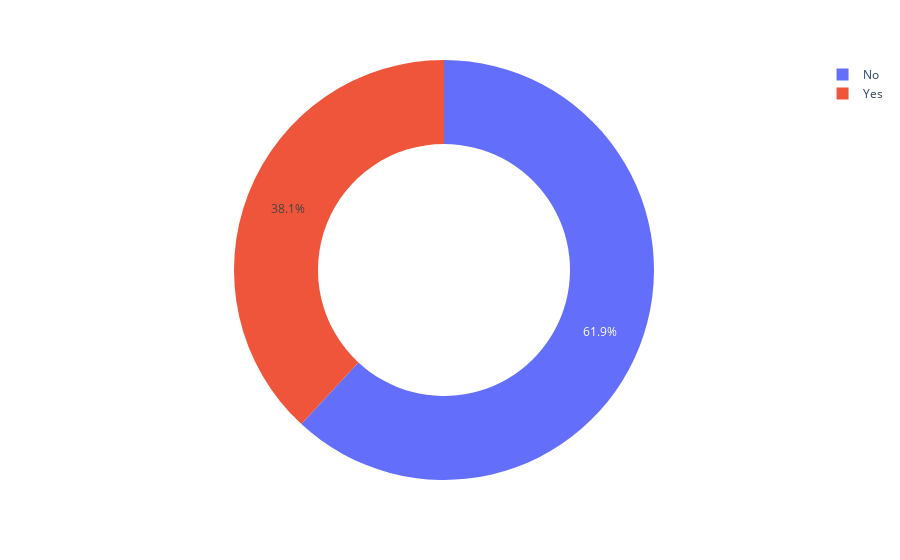

The code cell stored with this chart in its notebook:
### Code cell
count = tips['smoker'].value_counts()
px.pie(count, names=count.index, 
       values=count.values, hole=.6, )

### Figure 1 — Plotly figure (JSON) as saved in the notebook; plotly's stock layout.template omitted (floating-point values rounded to 4 significant figures)
{"data": [{"domain": {"x": [0, 1], "y": [0, 1]}, "hole": 0.6, "hovertemplate": "smoker=%{label}<br>value=%{value}<extra></extra>", "labels": ["No", "Yes"], "legendgroup": "", "name": "", "showlegend": true, "type": "pie", "values": [151, 93]}], "layout": {"legend": {"tracegroupgap": 0}, "margin": {"t": 60}}}
